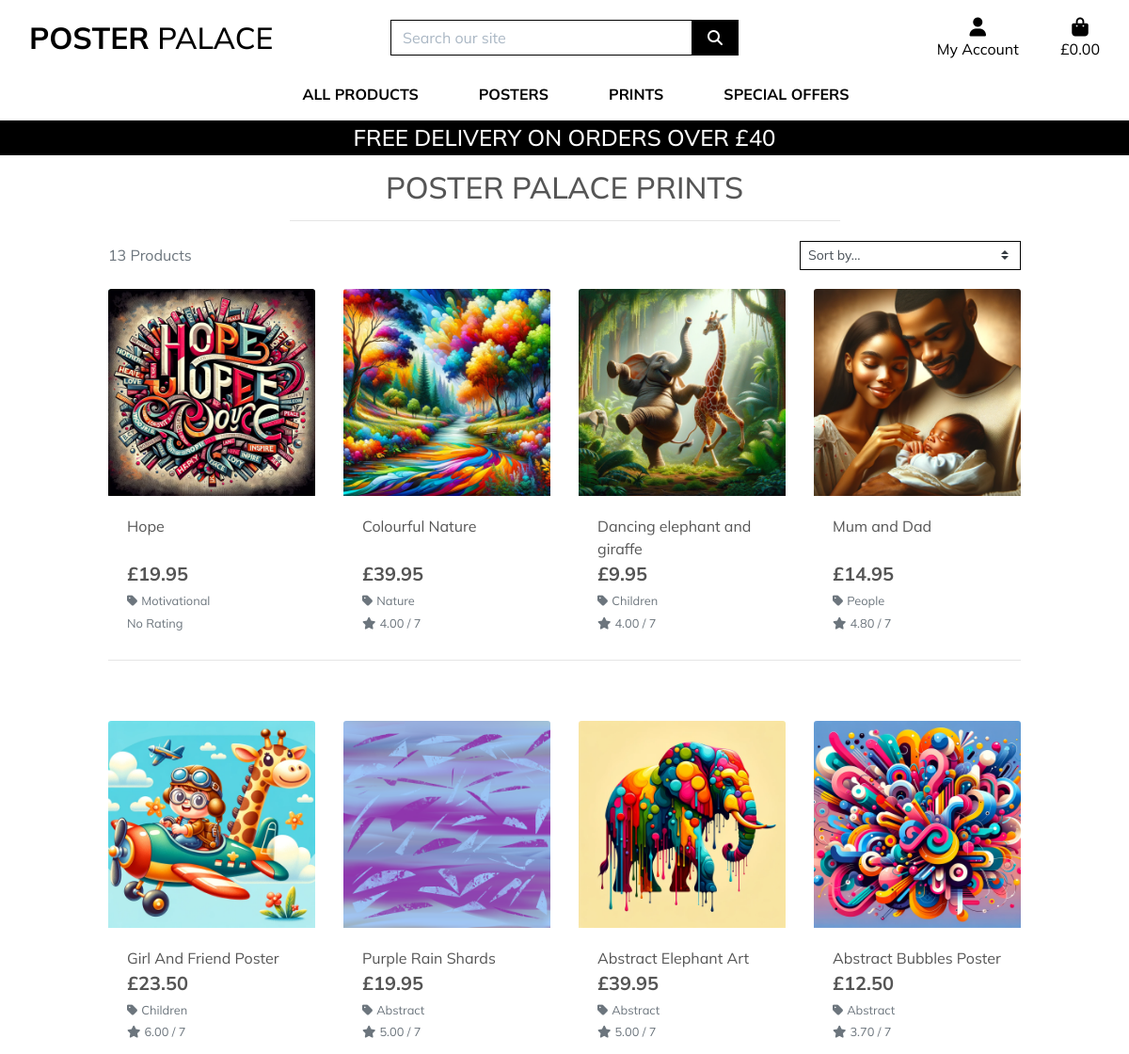
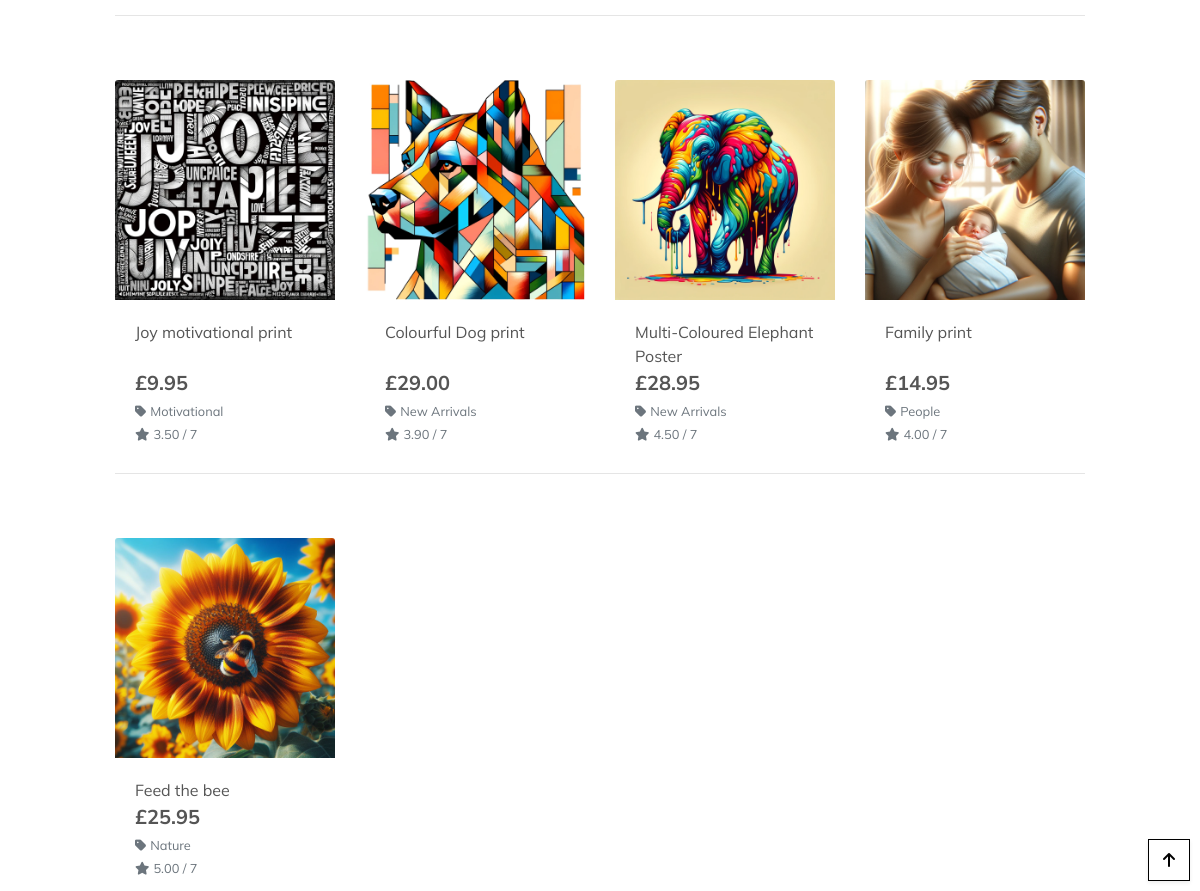
Screenshot of /products/ with the database file from the repository (2 pictures, top to bottom).
### products/models.py (models this page shows, shortened)
class Product(models.Model):
    sku = models.CharField(max_length=15,
                           default=get_random_string,
                           null=True, blank=True)
    name = models.CharField(max_length=200)
    slug = models.SlugField(max_length=200, unique=True)
    image = models.ImageField(null=True, blank=True)
    image2 = models.ImageField(null=True, blank=True)
    description = models.TextField(blank=True)
    sizes = models.BooleanField(default=False, null=True, blank=True)
    price = models.DecimalField(default=9.95, max_digits=8, decimal_places=2)
    category = models.ForeignKey('Category', null=True,
                                 blank=True, on_delete=models.SET_NULL)
    available = models.BooleanField(default=True)
    rating = models.DecimalField(max_digits=7, decimal_places=2,
                                 null=True, blank=True)
    created = models.DateTimeField(auto_now_add=True)
    updated = models.DateTimeField(auto_now=True)

class Category(models.Model):
    name = models.CharField(max_length=200)
    slug = models.SlugField(max_length=200,
                            unique=True, null=True, blank=True)
    friendly_name = models.CharField(max_length=200, null=True, blank=True)
    class Meta:
        ordering = ['name']
        verbose_name = 'category'
        verbose_name_plural = 'categories'

### products/views.py (the view, shortened to what this page needs)
# urls.py: path('', views.all_products, name='products'),
def all_products(request):
    products = Product.objects.all()
    query = None
    categories = None
    sort = None
    direction = None
    current_sorting = f'{sort}_{direction}'
    context = {
        'products': products,
        'search_term': query,
        'current_categories': categories,
        'current_sorting': current_sorting,
    }
    return render(request, 'products/products.html', context)

### bag/contexts.py (called while the page is built, shortened)
def bag_contents(request):
    bag_items = []
    total = 0
    product_count = 0
    bag = request.session.get('bag', {})
    if total < settings.FREE_DELIVERY_THRESHOLD:
        delivery = total * Decimal(settings.STANDARD_DELIVERY_PERCENTAGE / 100)
        free_delivery_delta = settings.FREE_DELIVERY_THRESHOLD - total
    else:
        delivery = 0
        free_delivery_delta = 0
    grand_total = delivery + total
    context = {
        'bag_items': bag_items,
        'total': total,
        'product_count': product_count,
        'delivery': delivery,
        'free_delivery_delta': free_delivery_delta,
        'free_delivery_threshold': settings.FREE_DELIVERY_THRESHOLD,
        'grand_total': grand_total,
    }
    return context

### products/templates/products/products.html (shortened to what this page needs)
{% extends "base.html" %}
{% load static %}
{% block page_header %}
    <div class="container header-container">
    </div>
{% endblock %}
{% block content %}
    <div class="overlay"></div>
    <div class="container-fluid">
        <div class="row">
            <div class="col text-center mt-3">
                <h2 class="logo-font">Poster Palace Prints</h2>
                <hr class="w-50 mb-1">
            </div>
        </div>
        <div class="row">
            <div class="product-container col-10 offset-1">
                <div class="row mt-1 mb-2">
                    <div class="col-12 col-md-6 my-auto order-md-last d-flex justify-content-center justify-content-md-end">
                        <div class="sort-select-wrapper w-50">
                            <select id="sort-selector" class="custom-select custom-select-sm rounded-0 border border-{% if current_sorting != 'None_None' %}info{% else %}black{% endif %}">
                                <option value="reset" {% if current_sorting == 'None_None' %}selected{% endif %}>Sort by...</option>
                            </select>
                        </div>
                    </div>
                    <div class="col-12 col-md-6 order-md-first">
                        <p class="text-muted mt-3 text-center text-md-left">
                            {{ products|length }} Products{% if search_term %} found for <strong>"{{ search_term }}"</strong>{% endif %}
                        </p>
                    </div>
                </div>
                <div class="row">
                    {% for product in products %}
                        <div class="col-sm-6 col-md-6 col-lg-4 col-xl-3">
                            <div class="card h-100 border-0">
                                {% if product.image %}
                                <a href="{% url 'product_detail' product.id %}">
                                    <img class="card-img-top img-fluid" src="{{ product.image.url }}" alt="{{ product.name }}">
                                </a>
                                {% else %}
                                <a href="{% url 'product_detail' product.id %}">
                                    <img class="card-img-top img-fluid" src="{{ MEDIA_URL }}noimage.png" alt="{{ product.name }}">
                                </a>
                                {% endif %}
                                <div class="card-body pb-0">
                                    <p class="mb-0">{{ product.name }}</p>
                                </div>
                                <div class="card-footer bg-white pt-0 border-0 text-left">
                                    <div class="row">
                                        <div class="col">
                                            <p class="lead mb-0 text-left font-weight-bold">&#163;{{ product.price }}</p>
                                            {% if product.category %}
                                            <p class="small mt-1 mb-0">
                                                <a class="text-muted" href="{% url 'products' %}?category={{ product.category.name }}">
                                                    <i class="fas fa-tag mr-1"></i>{{ product.category.friendly_name }}
                                                </a>
                                            </p>
                                            {% endif %}
                                            {% if product.rating %}
                                                <small class="text-muted"><i class="fas fa-star mr-1"></i>{{ product.rating }} / 7</small>
                                            {% else %}
                                                <small class="text-muted">No Rating</small>
                                            {% endif %}
                                        </div>
                                    </div>
                                </div>
                            </div>
                        </div>
                        {% if forloop.counter|divisibleby:4 %}
                            <div class="col-12 d-none d-xl-block mb-5">
                                <hr>
                            </div>
                        {% endif %}
                    {% endfor %}
                </div>
            </div>
        </div>
    </div>
    <div class="btt-button shadow-sm rounded-0 border border-black">
        <a class="btt-link d-flex h-100">
            <i class="fas fa-arrow-up text-black mx-auto my-auto"></i>
        </a>
    </div>
{% endblock %}

### static/css/style.css (style rules this page uses)
html { height: 100%; }
body { background: url('/media/images/image4-homepage.webp') no-repeat center center fixed; background-size: cover; height: calc(100vh - 164px); color: #555; font-family: 'Mulish', sans-serif; }
.logo-font { text-transform: uppercase; }
.text-black { color: #000 !important; }
.border-black { border: 1px solid black !important; }
.overlay { height: 100%; width: 100%; top: 0; left: 0; position: fixed; background: white; z-index: -1; }
.btt-button { height: 42px; width: 42px; position: fixed; bottom: 10px; right: 10px; }
.btt-link, .update-link, .remove-item { cursor: pointer; }
@media (min-width: 1200px) { .container { max-width: 80%; } }
@media (min-width: 992px) { .header-container { padding-top: 164px; } }

### rows the page displays
Product: image (picture), name "Hope", price "19.95", category.friendly_name "Motivational", shows "No Rating"
Product: image (picture), name "Colourful Nature", price "39.95", category.friendly_name "Nature", rating "4.00"
Product: image (picture), name "Dancing elephant and giraffe", price "9.95", category.friendly_name "Children", rating "4.00"
Product: image (picture), name "Mum and Dad", price "14.95", category.friendly_name "People", rating "4.80"
Product: image (picture), name "Girl And Friend Poster", price "23.50", category.friendly_name "Children", rating "6.00"
Product: image (picture), name "Purple Rain Shards", price "19.95", category.friendly_name "Abstract", rating "5.00"
Product: image (picture), name "Abstract Elephant Art", price "39.95", category.friendly_name "Abstract", rating "5.00"
Product: image (picture), name "Abstract Bubbles Poster", price "12.50", category.friendly_name "Abstract", rating "3.70"
Product: image (picture), name "Joy motivational print", price "9.95", category.friendly_name "Motivational", rating "3.50"
Product: image (picture), name "Colourful Dog print", price "29.00", category.friendly_name "New Arrivals", rating "3.90"
Product: image (picture), name "Multi-Coloured Elephant Poster", price "28.95", category.friendly_name "New Arrivals", rating "4.50"
Product: image (picture), name "Family print", price "14.95", category.friendly_name "People", rating "4.00"
Product: image (picture), name "Feed the bee", price "25.95", category.friendly_name "Nature", rating "5.00"

### other values shown
{{ free_delivery_threshold }} "40"
{{ products|length }} "13"
